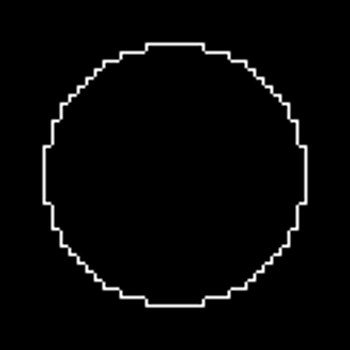
%> input picture 形状/circle/100.png, 350 x 350 px; its folder holds 5 pictures in this run
$ octave test4.m   (GNU Octave 9; MATLAB toolbox functions it lacks are replaced by stand-ins)
%> lines starting %> are read from the running program, lines starting %| are printed output that depends on the picture; in (x1, y1, x2, y2) boxes, pixels count from 0 and x2, y2 are one past the last pixel; in counts of white or black regions, pixels touching at a corner belong together; the program's own positions count from 1
clc;
clear all;
file_path='C:\Users\dell\Desktop\毕设2\形状\circle\';
img_path_list=dir(strcat(file_path,'*.png'));
img_num=length(img_path_list);
for pn=1:img_num
    image_name = img_path_list(pn).name;
    img_origin =  imread(strcat(file_path,image_name));
%> img_origin is the input picture: size 350x350 uint8; min 0, max 255, mean 6
    im = imbinarize(img_origin);
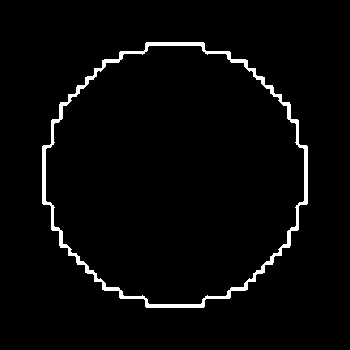
%> im: size 350x350 logical; 2.8% white; 1 white region, box (x1, y1, x2, y2) and area: (42, 42, 308, 308) 3444
    b = bwboundaries(im);
%> b = 2 boundaries; box (x1, y1, x2, y2) and points: (42, 42, 308, 308) 977, (46, 46, 304, 304) 861
    boundary = b{1};
%> boundary = 977 rows, first 12: [147 43; 146 44; 146 45; 146 46; 146 47; 146 48; 146 49; 146 50; 145 51; 144 52; 143 52; 142 52]
    np=length(boundary);
%> np = 977
    s=sum(boundary,1);
%> s = [171435 171331]
    x=s(1,2)./np;
%> x = 175.4
    y=s(1,1)./np;
%> y = 175.5
    d=sqrt((boundary(:,2)-x).^2+(boundary(:,1)-y).^2);
%> d = 977 values, max 135.7 at index 489, min 127.2 at index 94, mean 131.8
    x=1:np;
%> x = 977 values from 1 to 977
    y=d;
%> y has the same summary as d
    N=100;
    xi=linspace(1,np,N);
%> xi = 100 values from 1 to 977
    yi=spline(x,y,xi);
%> yi = 100 values, max 135.5 at index 20, min 127.3 at index 60, mean 131.8
    xii=(0:N-1);
    yii=yi;
%> yii has the same summary as yi
    fd=fft(yii,N);
%     fd(1)=0;
    fd=fd./abs(fd(1));
    v=fd(1:35);
    v=v';
    data=[real(v);imag(v)];
%> data = 70 values, max 1 at index 1, min -0.00346 at index 13, mean 0.0141
    filename=[num2str(pn) '.mat'];
    save(['E:\形状\test\circle\', filename], 'data')
end
%> pass 2 of the loop `for pn=1:img_num`:
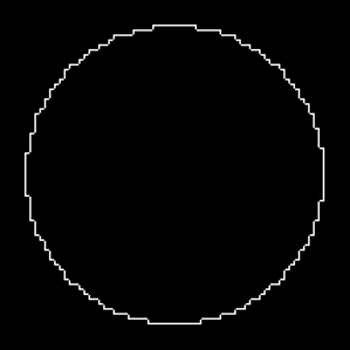
%> input picture 形状/circle/12.png, 350 x 350 px
%> img_origin is the input picture: size 350x350 uint8; min 0, max 255, mean 4
%> `im = imbinarize(img_origin);`:
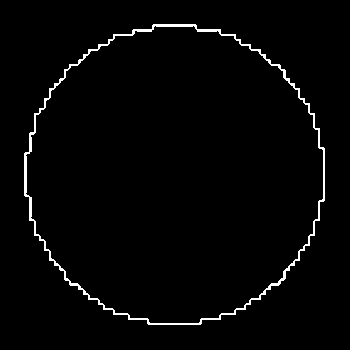
%> im: size 350x350 logical; 2% white in thin lines or dots, all inside (x1, y1, x2, y2) = (24, 24, 325, 325)
%> b = 2 boundaries; box (x1, y1, x2, y2) and points: (24, 24, 325, 325) 1110, (26, 26, 323, 323) 955
%> boundary = 1110 rows, first 12: [154 25; 153 26; 153 27; 153 28; 153 29; 152 30; 151 30; 150 30; 149 30; 148 30; 147 30; 146 30]
%> np = 1110
%> s = [194476 194347]
%> `x=s(1,2)./np;`: x = 175.1
%> `y=s(1,1)./np;`: y = 175.2
%> d = 1110 values, max 152.9 at index 189, min 146.2 at index 1007, mean 149.6
%> `x=1:np;`: x = 1110 values from 1 to 1110
%> `y=d;`: y has the same summary as d
%> xi = 100 values from 1 to 1110
%> yi = 100 values, max 152.4 at index 5, min 146.8 at index 31, mean 149.8
%> yii has the same summary as yi
%> data = 70 values, max 1 at index 1, min -0.00131 at index 64, mean 0.0143
%> pass 3 of the loop `for pn=1:img_num`:
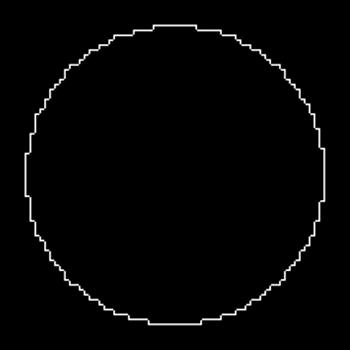
%> input picture 形状/circle/13.png, 350 x 350 px
%> img_origin is the input picture: size 350x350 uint8; min 0, max 255, mean 4
%> `im = imbinarize(img_origin);`:
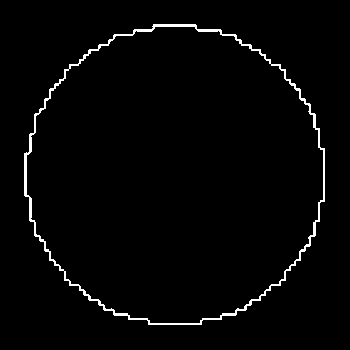
%> im: size 350x350 logical; 2% white in thin lines or dots, all inside (x1, y1, x2, y2) = (24, 24, 325, 325)
%> b = 2 boundaries; box (x1, y1, x2, y2) and points: (24, 24, 325, 325) 1085, (27, 27, 323, 323) 998
%> boundary = 1085 rows, first 12: [154 25; 154 26; 153 27; 154 28; 153 29; 152 30; 151 30; 150 30; 149 30; 148 30; 147 30; 146 30]
%> np = 1085
%> s = [191023 190894]
%> `x=s(1,2)./np;`: x = 175.9
%> `y=s(1,1)./np;`: y = 176.1
%> d = 1085 values, max 153.7 at index 181, min 146 at index 669, mean 149.9
%> `x=1:np;`: x = 1085 values from 1 to 1085
%> `y=d;`: y has the same summary as d
%> xi = 100 values from 1 to 1085
%> yi = 100 values, max 153.1 at index 5, min 146 at index 62, mean 149.9
%> yii has the same summary as yi
%> data = 70 values, max 1 at index 1, min -0.00203 at index 17, mean 0.0143
%> the loop made 5 passes; the first 3 are shown
